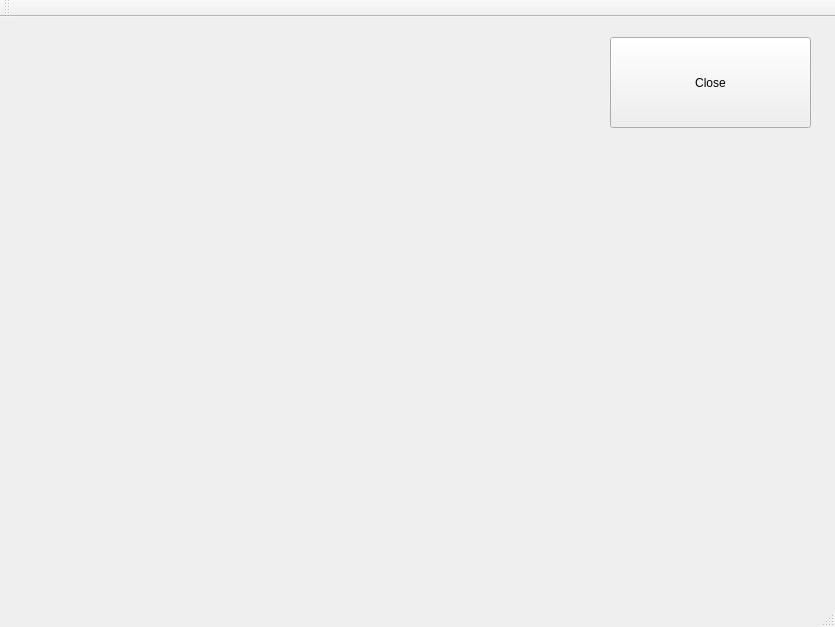
<?xml version="1.0" encoding="UTF-8"?>
<ui version="4.0">
 <class>MainWindow</class>
 <widget class="QMainWindow" name="MainWindow">
  <property name="geometry">
   <rect>
    <x>0</x>
    <y>0</y>
    <width>835</width>
    <height>627</height>
   </rect>
  </property>
  <property name="windowTitle">
   <string>MainWindow</string>
  </property>
  <widget class="QWidget" name="centralWidget">
   <widget class="QPushButton" name="buttonClose">
    <property name="geometry">
     <rect>
      <x>610</x>
      <y>20</y>
      <width>201</width>
      <height>91</height>
     </rect>
    </property>
    <property name="text">
     <string>Close</string>
    </property>
   </widget>
  </widget>
  <widget class="QMenuBar" name="menuBar">
   <property name="geometry">
    <rect>
     <x>0</x>
     <y>0</y>
     <width>835</width>
     <height>21</height>
    </rect>
   </property>
  </widget>
  <widget class="QToolBar" name="mainToolBar">
   <attribute name="toolBarArea">
    <enum>TopToolBarArea</enum>
   </attribute>
   <attribute name="toolBarBreak">
    <bool>false</bool>
   </attribute>
  </widget>
  <widget class="QStatusBar" name="statusBar"/>
 </widget>
 <layoutdefault spacing="6" margin="11"/>
 <resources/>
 <connections/>
</ui>
